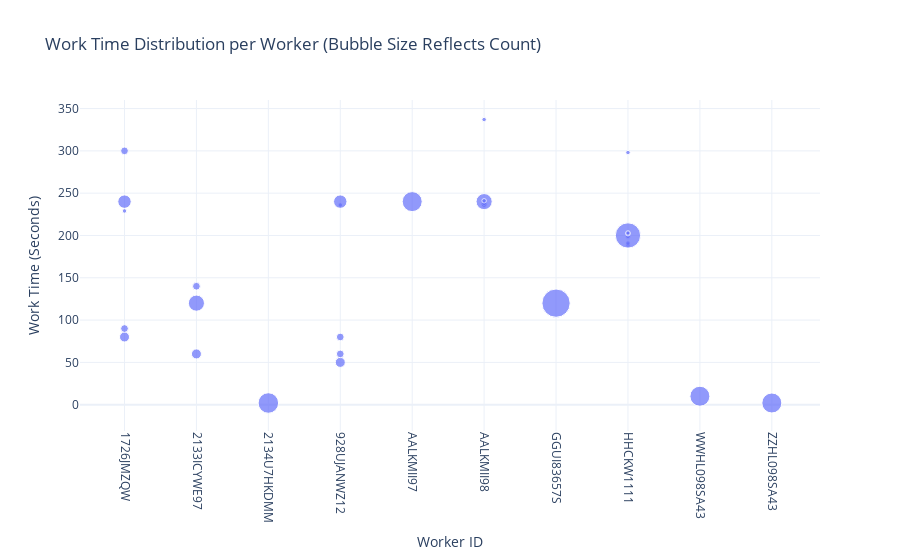

Notebook source saved alongside this figure:
### Code cell
import plotly.express as px
import pandas as pd

# Count the occurrences of each (WorkerId, WorkTimeInSeconds) pair
aggregated_data = filtered_data.groupby(['WorkerId', 'WorkTimeInSeconds']).size().reset_index(name='Count')

# Create a scatter plot with bubble size based on the count
fig = px.scatter(aggregated_data, 
                 x='WorkerId', 
                 y='WorkTimeInSeconds', 
                 size='Count',
                 title="Work Time Distribution per Worker (Bubble Size Reflects Count)",
                 labels={'WorkerId': 'Worker ID', 'WorkTimeInSeconds': 'Work Time (Seconds)', 'Count': 'Number of Points'},
                 template='plotly_white')

fig.update_xaxes(tickangle=90)
fig.show()

### Figure 1 — Plotly figure (JSON) as saved in the notebook; plotly's stock layout.template omitted (floating-point values rounded to 4 significant figures)
{"data": [{"hovertemplate": "Worker ID=%{x}<br>Work Time (Seconds)=%{y}<br>Number of Points=%{marker.size}<extra></extra>", "legendgroup": "", "marker": {"color": "#636efa", "size": [5, 3, 1, 9, 3, 5, 13, 3, 21, 5, 3, 3, 1, 9, 20, 1, 1, 2, 1, 13, 1, 1, 40, 1, 1, 1, 1, 1, 32, 1, 1, 1, 20, 20], "sizemode": "area", "sizeref": 0.1, "symbol": "circle"}, "mode": "markers", "name": "", "orientation": "v", "showlegend": false, "type": "scatter", "x": ["1726JMZQW", "1726JMZQW", "1726JMZQW", "1726JMZQW", "1726JMZQW", "2133ICYWE97", "2133ICYWE97", "2133ICYWE97", "2134U7HKDMM", "928UJANWZ12", "928UJANWZ12", "928UJANWZ12", "928UJANWZ12", "928UJANWZ12", "AALKMII97", "AALKMII98", "AALKMII98", "AALKMII98", "AALKMII98", "AALKMII98", "AALKMII98", "AALKMII98", "GGUI83657S", "HHCKW1111", "HHCKW1111", "HHCKW1111", "HHCKW1111", "HHCKW1111", "HHCKW1111", "HHCKW1111", "HHCKW1111", "HHCKW1111", "WWHL098SA43", "ZZHL098SA43"], "xaxis": "x", "y": [80, 90, 229, 240, 300, 60, 120, 140, 2, 50, 60, 80, 236, 240, 240, 235, 236, 237, 238, 240, 241, 337, 120, 188, 189, 191, 198, 199, 200, 202, 203, 298, 10, 2], "yaxis": "y"}], "layout": {"legend": {"itemsizing": "constant", "tracegroupgap": 0}, "title": {"text": "Work Time Distribution per Worker (Bubble Size Reflects Count)"}, "xaxis": {"anchor": "y", "domain": [0, 1], "tickangle": 90, "title": {"text": "Worker ID"}}, "yaxis": {"anchor": "x", "domain": [0, 1], "title": {"text": "Work Time (Seconds)"}}}}
